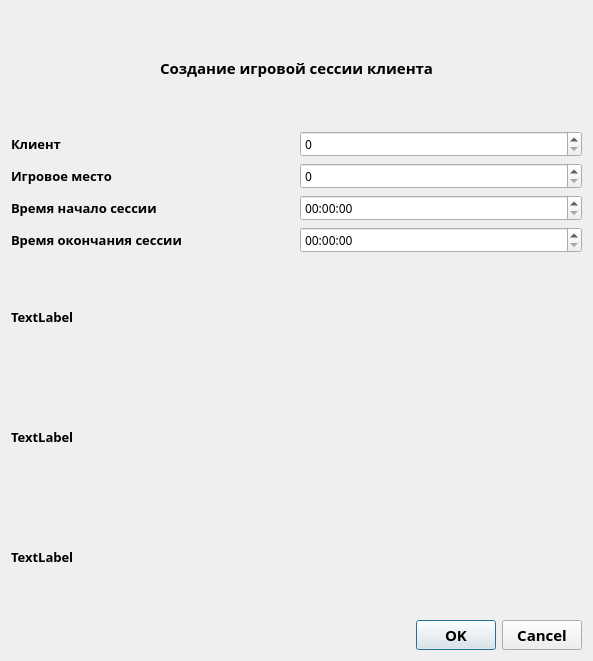
<?xml version="1.0" encoding="UTF-8"?>
<ui version="4.0">
 <class>addconnection</class>
 <widget class="QDialog" name="addconnection">
  <property name="geometry">
   <rect>
    <x>0</x>
    <y>0</y>
    <width>593</width>
    <height>661</height>
   </rect>
  </property>
  <property name="windowTitle">
   <string>Dialog</string>
  </property>
  <layout class="QGridLayout" name="gridLayout">
   <item row="2" column="0">
    <widget class="QDialogButtonBox" name="buttonBox">
     <property name="font">
      <font>
       <family>Century Gothic</family>
       <pointsize>11</pointsize>
       <bold>true</bold>
      </font>
     </property>
     <property name="orientation">
      <enum>Qt::Orientation::Horizontal</enum>
     </property>
     <property name="standardButtons">
      <set>QDialogButtonBox::StandardButton::Cancel|QDialogButtonBox::StandardButton::Ok</set>
     </property>
    </widget>
   </item>
   <item row="1" column="0">
    <layout class="QVBoxLayout" name="verticalLayout">
     <item>
      <layout class="QHBoxLayout" name="horizontalLayout">
       <item>
        <spacer name="horizontalSpacer_2">
         <property name="font">
          <font>
           <family>Century Gothic</family>
           <pointsize>10</pointsize>
           <bold>true</bold>
          </font>
         </property>
         <property name="orientation">
          <enum>Qt::Orientation::Horizontal</enum>
         </property>
         <property name="sizeHint" stdset="0">
          <size>
           <width>40</width>
           <height>20</height>
          </size>
         </property>
        </spacer>
       </item>
       <item>
        <widget class="QLabel" name="label">
         <property name="font">
          <font>
           <family>Century Gothic</family>
           <pointsize>11</pointsize>
           <bold>true</bold>
          </font>
         </property>
         <property name="text">
          <string>Создание игровой сессии клиента</string>
         </property>
        </widget>
       </item>
       <item>
        <spacer name="horizontalSpacer">
         <property name="font">
          <font>
           <family>Century Gothic</family>
           <pointsize>10</pointsize>
           <bold>true</bold>
          </font>
         </property>
         <property name="orientation">
          <enum>Qt::Orientation::Horizontal</enum>
         </property>
         <property name="sizeHint" stdset="0">
          <size>
           <width>40</width>
           <height>20</height>
          </size>
         </property>
        </spacer>
       </item>
      </layout>
     </item>
     <item>
      <layout class="QHBoxLayout" name="horizontalLayout_6">
       <item>
        <widget class="QLabel" name="label_8">
         <property name="font">
          <font>
           <family>Century Gothic</family>
           <pointsize>10</pointsize>
           <bold>true</bold>
          </font>
         </property>
         <property name="text">
          <string>Клиент</string>
         </property>
        </widget>
       </item>
       <item>
        <widget class="QSpinBox" name="ClientId">
         <property name="font">
          <font>
           <family>Century Gothic</family>
           <pointsize>9</pointsize>
           <bold>false</bold>
          </font>
         </property>
        </widget>
       </item>
      </layout>
     </item>
     <item>
      <layout class="QHBoxLayout" name="horizontalLayout_8">
       <item>
        <widget class="QLabel" name="label_7">
         <property name="font">
          <font>
           <family>Century Gothic</family>
           <pointsize>10</pointsize>
           <bold>true</bold>
          </font>
         </property>
         <property name="text">
          <string>Игровое место</string>
         </property>
        </widget>
       </item>
       <item>
        <widget class="QSpinBox" name="PlaceId">
         <property name="font">
          <font>
           <family>Century Gothic</family>
           <pointsize>9</pointsize>
           <bold>false</bold>
          </font>
         </property>
        </widget>
       </item>
      </layout>
     </item>
     <item>
      <layout class="QHBoxLayout" name="horizontalLayout_7">
       <item>
        <widget class="QLabel" name="label_6">
         <property name="font">
          <font>
           <family>Century Gothic</family>
           <pointsize>10</pointsize>
           <bold>true</bold>
          </font>
         </property>
         <property name="text">
          <string>Время начало сессии</string>
         </property>
        </widget>
       </item>
       <item>
        <widget class="QTimeEdit" name="SessionStart">
         <property name="font">
          <font>
           <family>Century Gothic</family>
           <pointsize>9</pointsize>
           <bold>false</bold>
          </font>
         </property>
        </widget>
       </item>
      </layout>
     </item>
     <item>
      <layout class="QHBoxLayout" name="horizontalLayout_5">
       <item>
        <widget class="QLabel" name="label_5">
         <property name="font">
          <font>
           <family>Century Gothic</family>
           <pointsize>10</pointsize>
           <bold>true</bold>
          </font>
         </property>
         <property name="text">
          <string>Время окончания сессии</string>
         </property>
        </widget>
       </item>
       <item>
        <widget class="QTimeEdit" name="SessionEnd">
         <property name="font">
          <font>
           <family>Century Gothic</family>
           <pointsize>9</pointsize>
           <bold>false</bold>
          </font>
         </property>
        </widget>
       </item>
      </layout>
     </item>
     <item>
      <layout class="QHBoxLayout" name="horizontalLayout_4">
       <item>
        <widget class="QLabel" name="label_4">
         <property name="font">
          <font>
           <family>Century Gothic</family>
           <pointsize>10</pointsize>
           <bold>true</bold>
          </font>
         </property>
         <property name="text">
          <string>TextLabel</string>
         </property>
        </widget>
       </item>
      </layout>
     </item>
     <item>
      <layout class="QHBoxLayout" name="horizontalLayout_3">
       <item>
        <widget class="QLabel" name="label_3">
         <property name="font">
          <font>
           <family>Century Gothic</family>
           <pointsize>10</pointsize>
           <bold>true</bold>
          </font>
         </property>
         <property name="text">
          <string>TextLabel</string>
         </property>
        </widget>
       </item>
      </layout>
     </item>
     <item>
      <layout class="QHBoxLayout" name="horizontalLayout_2">
       <item>
        <widget class="QLabel" name="label_2">
         <property name="font">
          <font>
           <family>Century Gothic</family>
           <pointsize>10</pointsize>
           <bold>true</bold>
          </font>
         </property>
         <property name="text">
          <string>TextLabel</string>
         </property>
        </widget>
       </item>
      </layout>
     </item>
    </layout>
   </item>
  </layout>
 </widget>
 <resources/>
 <connections>
  <connection>
   <sender>buttonBox</sender>
   <signal>accepted()</signal>
   <receiver>addconnection</receiver>
   <slot>accept()</slot>
   <hints>
    <hint type="sourcelabel">
     <x>248</x>
     <y>254</y>
    </hint>
    <hint type="destinationlabel">
     <x>157</x>
     <y>274</y>
    </hint>
   </hints>
  </connection>
  <connection>
   <sender>buttonBox</sender>
   <signal>rejected()</signal>
   <receiver>addconnection</receiver>
   <slot>reject()</slot>
   <hints>
    <hint type="sourcelabel">
     <x>316</x>
     <y>260</y>
    </hint>
    <hint type="destinationlabel">
     <x>286</x>
     <y>274</y>
    </hint>
   </hints>
  </connection>
 </connections>
</ui>
